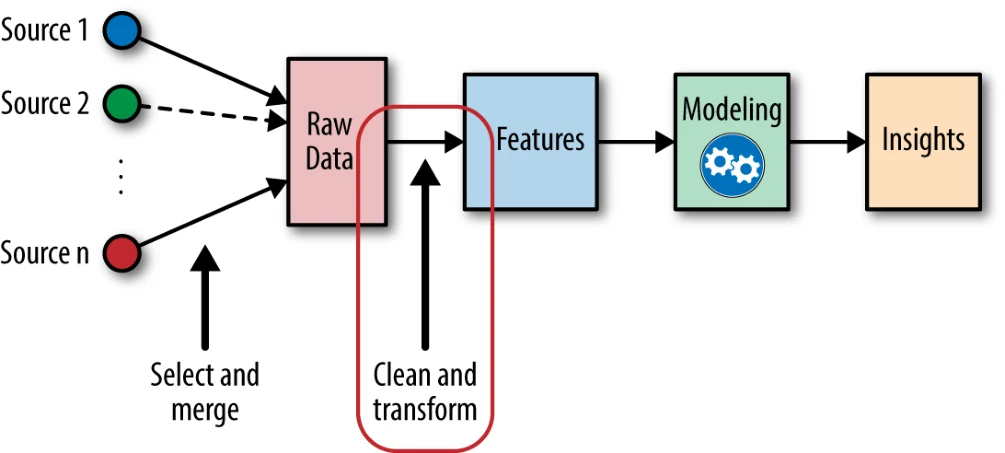
#> input picture src/figuras/img/f02-01.webp, 1005 x 453 px, given in place of u4_zheng_1-2.png, which was not available
$ python build_figuras.py ../../src/figuras/img/f02-01.webp
#> lines starting #> are read from the running program, lines starting #| are printed output that depends on the picture
"""Genera src/figuras/figuras.json, src/figuras/img/*.webp y src/figuras/thumb/*.webp.

Las figuras se recortaron de los PDF de las carpetas Unidad 4, 5 y 6 con tools/figuras/extraer.py (PyMuPDF):
se busca el epígrafe «Figure X-Y» en la página y se recorta la imagen que está justo encima.
Uso: python3 tools/figuras/build_figuras.py <carpeta con los PNG recortados>
"""
import json, os, sys
from PIL import Image

SRC = sys.argv[1]
ROOT = os.path.join(os.path.dirname(__file__), '..', '..', 'src', 'figuras')

A = {
    'zheng': ('[Caps 1 y 3 OBLIGATORIOS] Zheng - Feature Engineering for ML.pdf', 'Zheng'),
    'ozd': ('[OBLIGATORIO] Ozdemir - Feature Engineering Bookcamp.pdf', 'Ozdemir'),
    'str': ('[OBLIGATORIO] Strengholt - Data Management at Scale - Chapter 4. Data Product Management.pdf', 'Strengholt DMS'),
    'vaj': ('[OBLIGATORIO] Vajjala - Practical NLP.pdf', 'Vajjala'),
    'reis1': ('[OBLIGATORIO] Reis - Fundamentals of Data Engineering. Chapter 1.pdf', 'Reis cap. 1'),
    'reis2': ('[OBLIGATORIO] Reis - Fundamentals of Data Engineering. Chapter 2.pdf', 'Reis cap. 2'),
    'reis3': ('[OBLIGATORIO] Reis - Fundamentals of Data Engineering. Chapter 3.pdf', 'Reis cap. 3'),
    'dm': ('[OBLIGATORIO CAP 1] Data Mesh Delivering Data-Driven Value at Scale (Dehghani, Zhamak).pdf', 'Dehghani'),
    'med': ('[OBLIGATORIO] Strengholt - Building Medallion Architectures.pdf', 'Medallion'),
    'alb': ('[OBLIGATORIO CAP 1 y 2] Michael Albada - Building Applications with AI Agents.pdf', 'Albada'),
    'kim': ('[OBLIGATORIO] Kimothi - A Simple Guide to Retrieval Augmented Generation.pdf', 'Kimothi'),
    'huy': ('[OBLIGATORIO] AI_Engineering_Chapter_6_RAG_and_Agents.pdf', 'Huyen'),
    'nika': ('[OBLIGATORIO] Nika - Chapter 1. The Role of AI Product Managers 2.pdf', 'Nika'),
}

# (png, tema, rank, libro, pág. del PDF, número de figura, título)
# rank: 1 ligada a una consigna real · 2 pedida en clase · 3 figura central del libro · 4 complementaria
F = [
    ('u4_zheng_1-2', '02', 3, 'zheng', 4, 'Figura 1-2', 'El lugar del feature engineering en el flujo de ML'),
    ('u4_ozd_1-2', '04', 2, 'ozd', 6, 'Figura 1.2', 'Pipeline de ML en cinco pasos'),
    ('u4_ozd_1-1', '04', 3, 'ozd', 3, 'Figura 1.1', 'Enfoque model-centric vs data-centric'),
    ('u4_ozd_1-5', '04', 3, 'ozd', 10, 'Figura 1.5', 'Pipeline de feature engineering: comprensión, estructuración, optimización y evaluación'),
    ('u4_ozd_2-13', '04', 3, 'ozd', 33, 'Figura 2.13', 'Enfoque del libro para el feature engineering'),
    ('u4_ozd_1-3', '04', 4, 'ozd', 7, 'Figura 1.3', 'Datos crudos (texto, imágenes) transformados en vectores'),
    ('u4_ozd_2-6', '06', 3, 'ozd', 23, 'Figura 2.6', 'Los cuatro niveles de datos'),
    ('u4_ozd_2-2', '06', 3, 'ozd', 17, 'Figura 2.2', 'Features dummy (one-hot) a partir de una feature nominal'),
    ('u4_ozd_2-5', '06', 4, 'ozd', 21, 'Figura 2.5', 'Medias aritmética, geométrica y armónica'),
    ('u4_zheng_3-1', '08', 3, 'zheng', 41, 'Figura 3-1', 'Texto crudo convertido en un vector bag-of-words'),
    ('u4_vaj_1-2', '09', 2, 'vaj', 6, 'Figura 1-2', 'Tareas de NLP de fácil a difícil'),
    ('u4_vaj_1-3', '09', 2, 'vaj', 7, 'Figura 1-3', 'Bloques del lenguaje y sus aplicaciones'),
    ('u4_vaj_1-8', '09', 2, 'vaj', 13, 'Figura 1-8', 'Relación entre IA, ML, DL y NLP'),
    ('u4_vaj_1-11', '09', 2, 'vaj', 18, 'Figura 1-11', 'SVM: límite de decisión con el mayor margen'),
    ('u4_vaj_1-13', '09', 2, 'vaj', 20, 'Figura 1-13', 'Red neuronal recurrente (RNN) desenrollada'),
    ('u4_vaj_1-14', '09', 2, 'vaj', 21, 'Figura 1-14', 'Celda LSTM'),
    ('u4_vaj_1-1', '09', 3, 'vaj', 3, 'Figura 1-1', 'Tareas y aplicaciones de NLP'),
    ('u4_vaj_2-1', '10', 2, 'vaj', 33, 'Figura 2-1', 'Pipeline genérico de NLP'),
    ('u4_vaj_2-7', '10', 3, 'vaj', 49, 'Figura 2-7', 'Stemming vs lematización'),
    ('u4_vaj_2-8', '10', 4, 'vaj', 51, 'Figura 2-8', 'Pasos comunes de preprocesamiento'),
    ('u4_vaj_4-3', '11', 4, 'vaj', 113, 'Figura 4-3', 'Pipeline de clasificación de texto'),
    ('u4_str_4-1', '13', 1, 'str', 3, 'Figura 4-1', 'Vista de datos y vista tecnológica separadas'),
    ('u4_str_4-2', '13', 3, 'str', 6, 'Figura 4-2', 'CQRS: comandos y consultas separados'),
    ('u4_str_4-3', '13', 3, 'str', 7, 'Figura 4-3', 'Colaboración descentralizada entre proveedores y consumidores'),
    ('u4_str_4-5', '13', 4, 'str', 17, 'Figura 4-5', 'Arquitectura de un data product'),
    ('u5_reis_1-5', '14', 3, 'reis1', 8, 'Figura 1-5', 'Pirámide de necesidades de la ciencia de datos'),
    ('u5_reis_1-8', '14', 3, 'reis1', 10, 'Figura 1-8', 'Modelo de madurez de datos'),
    ('u5_reis_1-12', '14', 4, 'reis1', 19, 'Figura 1-12', 'Stakeholders técnicos de la ingeniería de datos'),
    ('u5_reis_2-1', '15', 1, 'reis2', 2, 'Figura 2-1', 'Ciclo de vida de la ingeniería de datos y sus corrientes subyacentes'),
    ('u5_reis_2-2', '15', 3, 'reis2', 3, 'Figura 2-2', 'El ciclo de la ingeniería de datos dentro del ciclo de vida del dato'),
    ('u5_reis_2-5', '15', 3, 'reis2', 12, 'Figura 2-5', 'Tipos de analytics'),
    ('u5_reis_2-6', '15', 3, 'reis2', 15, 'Figura 2-6', 'Reverse ETL'),
    ('u5_reis_2-8', '15', 3, 'reis2', 25, 'Figura 2-8', 'Los tres pilares de DataOps'),
    ('u5_reis_3-1', '16', 1, 'reis3', 1, 'Figura 3-1', 'La arquitectura de datos, subconjunto de la empresarial'),
    ('u5_reis_3-2', '16', 3, 'reis3', 5, 'Figura 3-2', 'Arquitectura de datos operacional y técnica'),
    ('u5_reis_3-10', '17', 3, 'reis3', 25, 'Figura 3-10', 'Data warehouse básico con ETL'),
    ('u5_reis_3-11', '17', 3, 'reis3', 25, 'Figura 3-11', 'ELT'),
    ('u5_reis_3-12', '17', 3, 'reis3', 26, 'Figura 3-12', 'ETL o ELT con data marts'),
    ('u5_reis_3-14', '17', 3, 'reis3', 29, 'Figura 3-14', 'Arquitectura Lambda'),
    ('u5_reis_3-15', '17', 3, 'reis3', 30, 'Figura 3-15', 'Arquitectura Kappa'),
    ('u5_med_1-4', '17', 3, 'med', 9, 'Figura 1-4', 'Enfoque de Inmon (top-down)'),
    ('u5_med_1-5', '17', 3, 'med', 10, 'Figura 1-5', 'Metodología de Kimball (bottom-up)'),
    ('u5_med_1-8', '17', 3, 'med', 22, 'Figura 1-8', 'Arquitectura lakehouse'),
    ('u5_reis_3-13', '17', 4, 'reis3', 28, 'Figura 3-13', 'Modern data stack'),
    ('u5_med_1-6', '17', 4, 'med', 13, 'Figura 1-6', 'Data lake típico (Hadoop)'),
    ('u5_dm_1-1', '18', 1, 'dm', 47, 'Figura 1-1', 'Dimensiones de cambio de Data Mesh'),
    ('u5_dm_1-2', '18', 1, 'dm', 54, 'Figura 1-2', 'Los cuatro principios de Data Mesh y su interacción'),
    ('u5_dm_1-3', '18', 3, 'dm', 56, 'Figura 1-3', 'Modelo operativo de Data Mesh'),
    ('u5_reis_3-18', '18', 4, 'reis3', 33, 'Figura 3-18', 'Ejemplo simplificado de data mesh'),
    ('u5_med_3-1', '19', 1, 'med', 40, 'Figura 3-1', 'Las tres capas de la arquitectura Medallion'),
    ('u5_med_1-2', '19', 1, 'med', 4, 'Figura 1-2', 'La arquitectura Medallion en la capa de distribución'),
    ('u5_med_1-1', '19', 3, 'med', 2, 'Figura 1-1', 'Diseño de tres capas: proveedores, distribución y consumidores'),
    ('u6_alb_2-1', '22', 3, 'alb', 21, 'Figura 2-1', 'Componentes centrales de un sistema de agentes'),
    ('u6_kim_2-3', '23', 1, 'kim', 6, 'Figura 2.3', 'Indexing pipeline y generation pipeline'),
    ('u6_kim_2-7', '23', 3, 'kim', 10, 'Figura 2.7', 'Tríada de evaluación RAG'),
    ('u6_kim_2-4', '23', 4, 'kim', 6, 'Figura 2.4', 'Componentes de un sistema RAG productivo'),
    ('u6_huy_6-2', '24', 3, 'huy', 4, 'Figura 6-2', 'Arquitectura RAG básica'),
    ('u6_huy_6-3', '24', 3, 'huy', 9, 'Figura 6-3', 'Retriever basado en embeddings'),
    ('u6_huy_6-12', '25', 3, 'huy', 42, 'Figura 6-12', 'Un agente ReAct en acción'),
    ('u6_huy_6-16', '25', 3, 'huy', 50, 'Figura 6-16', 'Jerarquía de información de un agente'),
    ('u6_huy_6-9', '25', 4, 'huy', 31, 'Figura 6-9', 'Planificación desacoplada de la ejecución'),
    ('u6_nika_1-1', '26', 3, 'nika', 3, 'Figura 1-1', 'Los cuatro tipos de IA'),
    ('u6_nika_1-4', '26', 4, 'nika', 13, 'Figura 1-4', 'Skill set del AI PM'),
]
NIVEL = {1: 'Consigna real', 2: 'Pedida en clase', 3: 'Libro obligatorio', 4: 'Complementaria'}
NOTA = {
    'u5_reis_2-1': 'P2 y P3 del parcial 2025 (etapas; batch vs streaming). Las notas piden el «gráfico de ciclo de vida del dato».',
    'u5_reis_3-1': 'P4 del parcial 2025 (arquitectura de negocios vs de datos). Las notas piden el «gráfico enterprise architecture».',
    'u5_dm_1-1': 'P6 del parcial 2025 (cambios de Data Mesh).',
    'u5_dm_1-2': 'P7 del parcial 2025 (principios de Data Mesh).',
    'u5_med_3-1': 'P8 del parcial 2025 (qué va en cada capa). Las notas piden el «gráfico que tiene la medallion arquitectura».',
    'u5_med_1-2': 'P8 del parcial 2025.',
    'u6_kim_2-3': 'P10 del parcial 2025 (embeddings en RAG).',
    'u4_str_4-1': 'P8 del 1er parcial que entra ahora (data as a product vs data product).',
    'u4_ozd_1-2': 'Las notas dicen «*agregar gráfico de ML pipeline».',
    'u4_vaj_1-2': 'Las notas piden el «gráfico flecha de easy a hard».',
    'u4_vaj_1-3': 'Las notas piden el «gráfico blocks of language y sus aplicaciones».',
    'u4_vaj_1-8': 'Las notas piden el «gráfico círculos IA».',
    'u4_vaj_2-1': 'Las notas piden el «gráfico generic nlp pipeline».',
    'u4_vaj_1-11': 'Las notas: «Enfoque ML: Support Vector Machine – *gráfico flujo».',
    'u4_vaj_1-13': 'Las notas: «saber concepto RRN y cómo se relaciona con LSTM».',
    'u4_vaj_1-14': 'Las notas: «saber concepto RRN y cómo se relaciona con LSTM».',
}

os.makedirs(os.path.join(ROOT, 'img'), exist_ok=True)
os.makedirs(os.path.join(ROOT, 'thumb'), exist_ok=True)
figuras, cuenta = [], {}
for png, tema, rank, libro, pag, num, titulo in sorted(F, key=lambda x: (x[1], x[2])):
    cuenta[tema] = cuenta.get(tema, 0) + 1
    fid = f'f{tema}-{cuenta[tema]:02d}'
    im = Image.open(os.path.join(SRC, png + '.png')).convert('RGB')
#> im is the input picture: PIL image 1005x453 RGB; mean R, G, B 231.9, 231.3, 230.9
    im.save(os.path.join(ROOT, 'img', fid + '.webp'), 'WEBP', quality=88)
    th = im.copy(); th.thumbnail((360, 260)); th.save(os.path.join(ROOT, 'thumb', fid + '.webp'), 'WEBP', quality=80)
#> after `th.thumbnail((360, 260))`:
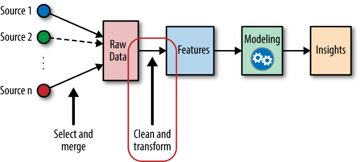
#> th: PIL image 360x162 RGB; mean R, G, B 231.8, 231.2, 230.8
    archivo, corto = A[libro]
    figuras.append({'id': fid, 'tema': tema, 'orden': cuenta[tema], 'rank': rank, 'nivel': NIVEL[rank], 'title': titulo,
                    'w': im.width, 'h': im.height, 'refs': [{'archivo': archivo, 'corto': corto, 'pag': pag, 'nota': num}],
                    'mostrada': f'{corto}, {num.lower()}, pág. {pag} del PDF', 'tipo': 'Figura del libro', 'nota': NOTA.get(png), 'legib': None,
                    'origen': png})
#> pass 2 of the loop `for png, tema, rank, libro, pag, num, titulo in sorted(F, key=lambda x..`:
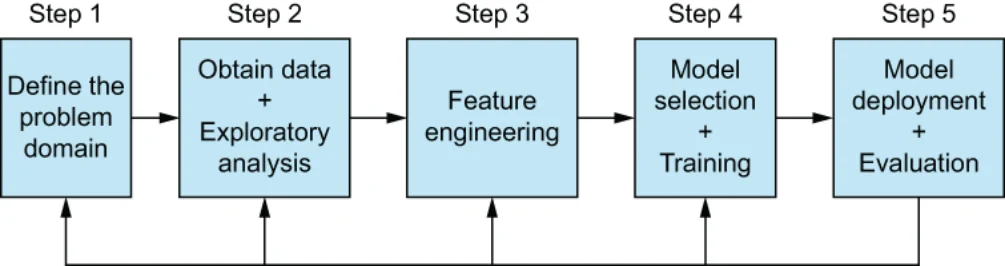
#> input picture src/figuras/img/f04-01.webp, 1005 x 266 px, given in place of u4_ozd_1-2.png, which was not available
#> im is the input picture: PIL image 1005x266 RGB; mean R, G, B 209.9, 225.4, 231.5
#> `th.thumbnail((360, 260))`:
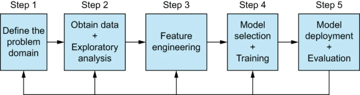
#> th: PIL image 360x95 RGB; mean R, G, B 209.8, 225.3, 231.4
#> (the run stopped early here; a loop or call above may not have finished)
